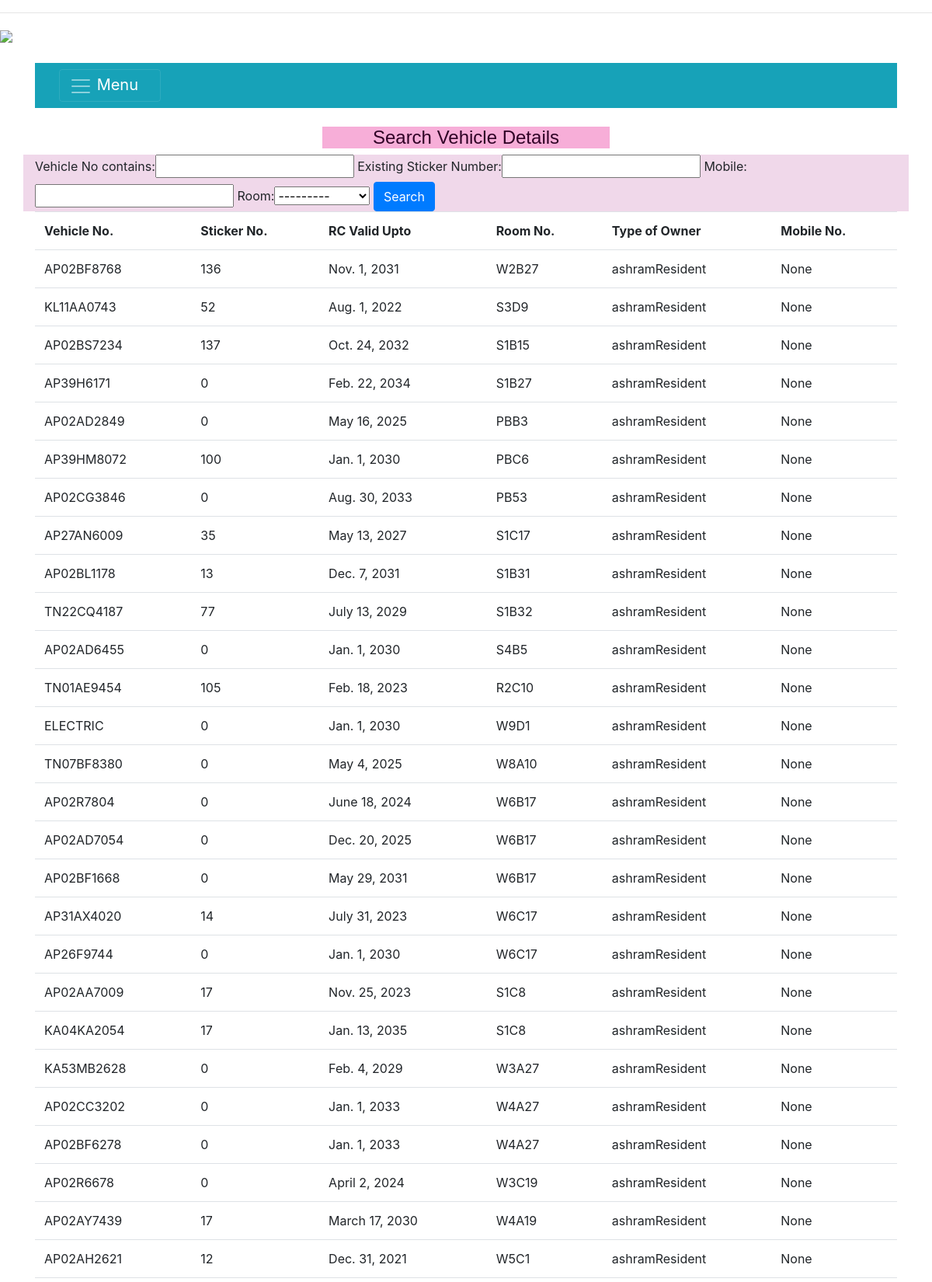
The app's page /searchVehicle/ (signed in, upper part) with its own data.
### PranamsApp/models.py (models this page shows, shortened)
class Room_Master(models.Model):
    Room=models.CharField(primary_key=True,max_length=10)
    Room_Type_ID=models.ForeignKey(Room_Type_Master, on_delete=models.CASCADE)
    Updated_Date=models.DateField()
    Updated_By=models.CharField(max_length=20)
    Status=models.CharField(max_length=1)
    def __str__(self):
        return self.Room

class Vehicle(models.Model):
    Type_Of_Owner=models.CharField(max_length=50,choices=VEHICLE_OWNER_CHOICES)
    Room=models.ForeignKey(Room_Master, on_delete=models.CASCADE)
    Member_Occupant=models.CharField(max_length=15,choices=MEMBER_CHOICES,)
    Member_Name=models.ForeignKey(Demography,on_delete=models.CASCADE,
                        null=True,blank=True)
    Owner_Name = models.CharField(max_length=50, null=True, blank=True)
    Mobile = models.IntegerField(blank=True,null=True) #TO enable
    Vehicle_No=models.CharField(max_length=20)
    Two_Four_Wheeler=models.CharField(max_length=5,choices=TWO_FOUR_WHEELER)
    DL_No=models.CharField(max_length=50,null=True,blank=True)
    DL_Validity=models.DateField(verbose_name="DL Valid Upto in YYYY-MM-DD",null=True,blank=True)
    RC_Valid_Upto=models.DateField(verbose_name="RC Valid Upto in YYYY-MM-DD",null=True,blank=True)
    Insurance_Valid_Upto=models.DateField(verbose_name="Insurance Valid Upto in YYYY-MM-DD",null=True,blank=True)
    Sticker_Number_Available=models.CharField(max_length=5,choices=CHOICES)
    Existing_Sticker_Number=models.IntegerField(null=True,blank=True)
    Remarks=models.CharField(max_length=200,null=True,blank=True)
    Updated_Date=models.DateTimeField(auto_now_add = True)
    Updated_By=models.CharField(max_length=10,default='Admin')
    Status=models.CharField(max_length=2,default='Y')
    Gate_Name=models.ManyToManyField('Gate_Master')

### PranamsApp/views.py (the view)
# urls.py: url(r'^searchVehicle/$',views.searchVehicle,name="searchVehicle"),
@login_required
def searchVehicle(request):
    veh=Vehicle.objects.filter(Status='Y')
    vehFilter=VehicleFilter(request.GET,queryset=veh)
    veh=vehFilter.qs
    context={'data':veh,'vehFilter':vehFilter}
    return render(request,"searchVehicle.html",
    context)

### template/searchVehicle.html (shortened to what this page needs)
{% extends "base.html" %}
{% load bootstrap4 %}
{% block  myblock %}
 <center>
                <br>
                <div class ="col-md-4 mx-auto">
                        <h4 style="color:rgb(48, 2, 38); font-family:sans-serif;
                        background-color:rgb(247, 174, 216);">Search Vehicle Details</h4>
                </div>
                </center>
<div class="container">
        <div class="row">
                <div style="background-color:rgb(240, 216, 234); " class ="col-md-12 mx-auto">
                                       <form method="get">
                                       {{vehFilter.form}}
                                        <button class="btn btn-primary" type="submit">
                                                Search
                                        </button>
                                </form>
                </div>
        </div>
        <div>
                                        <table class="table">
                                                <tr>
                                                        <th>Vehicle No.</th>
                                                        <th>Sticker No.</th>
                                                        <th>RC Valid Upto</th>
                                                        <th>Room No.</th>
                                                        <th>Type of Owner</th>
                                                        <th>Mobile No.</th>
                                                </tr>
                                                {% for record in data %}
                                                <tr>
                                                <td>
                                                {{record.Vehicle_No}}
                                        </td>
                                        <td>
                                                {{record.Existing_Sticker_Number}}
                                        </td>
                                        <td>
                                                {{record.RC_Valid_Upto}}
                                        </td>
                                        <td>
                                                {{record.Room_id}}
                                        </td>
                                        <td>
                                                {{record.Type_Of_Owner}}
                                        </td>
                                        <td>
                                                {{record.Mobile}}
                                                </td>
                                        </tr>
                                                {% endfor %}
                                        </table>
                                </div>
</div>
{% endblock %}

### records on screen
Room_Master: Room "---------"
Vehicle: Vehicle_No "AP02BF8768", Existing_Sticker_Number "136", RC_Valid_Upto "Nov. 1, 2031", Room_id "W2B27", Type_Of_Owner "ashramResident", Mobile "None"
Vehicle: Vehicle_No "KL11AA0743", Existing_Sticker_Number "52", RC_Valid_Upto "Aug. 1, 2022", Room_id "S3D9", Type_Of_Owner "ashramResident", Mobile "None"
Vehicle: Vehicle_No "AP02BS7234", Existing_Sticker_Number "137", RC_Valid_Upto "Oct. 24, 2032", Room_id "S1B15", Type_Of_Owner "ashramResident", Mobile "None"
Vehicle: Vehicle_No "AP39H6171", Existing_Sticker_Number "0", RC_Valid_Upto "Feb. 22, 2034", Room_id "S1B27", Type_Of_Owner "ashramResident", Mobile "None"
Vehicle: Vehicle_No "AP02AD2849", Existing_Sticker_Number "0", RC_Valid_Upto "May 16, 2025", Room_id "PBB3", Type_Of_Owner "ashramResident", Mobile "None"
Vehicle: Vehicle_No "AP39HM8072", Existing_Sticker_Number "100", RC_Valid_Upto "Jan. 1, 2030", Room_id "PBC6", Type_Of_Owner "ashramResident", Mobile "None"
Vehicle: Vehicle_No "AP02CG3846", Existing_Sticker_Number "0", RC_Valid_Upto "Aug. 30, 2033", Room_id "PB53", Type_Of_Owner "ashramResident", Mobile "None"
Vehicle: Vehicle_No "AP27AN6009", Existing_Sticker_Number "35", RC_Valid_Upto "May 13, 2027", Room_id "S1C17", Type_Of_Owner "ashramResident", Mobile "None"
Vehicle: Vehicle_No "AP02BL1178", Existing_Sticker_Number "13", RC_Valid_Upto "Dec. 7, 2031", Room_id "S1B31", Type_Of_Owner "ashramResident", Mobile "None"
Vehicle: Vehicle_No "TN22CQ4187", Existing_Sticker_Number "77", RC_Valid_Upto "July 13, 2029", Room_id "S1B32", Type_Of_Owner "ashramResident", Mobile "None"
Vehicle: Vehicle_No "AP02AD6455", Existing_Sticker_Number "0", RC_Valid_Upto "Jan. 1, 2030", Room_id "S4B5", Type_Of_Owner "ashramResident", Mobile "None"
Vehicle: Vehicle_No "TN01AE9454", Existing_Sticker_Number "105", RC_Valid_Upto "Feb. 18, 2023", Room_id "R2C10", Type_Of_Owner "ashramResident", Mobile "None"
Vehicle: Vehicle_No "ELECTRIC", Existing_Sticker_Number "0", RC_Valid_Upto "Jan. 1, 2030", Room_id "W9D1", Type_Of_Owner "ashramResident", Mobile "None"
Vehicle: Vehicle_No "TN07BF8380", Existing_Sticker_Number "0", RC_Valid_Upto "May 4, 2025", Room_id "W8A10", Type_Of_Owner "ashramResident", Mobile "None"
Vehicle: Vehicle_No "AP02R7804", Existing_Sticker_Number "0", RC_Valid_Upto "June 18, 2024", Room_id "W6B17", Type_Of_Owner "ashramResident", Mobile "None"
Vehicle: Vehicle_No "AP02AD7054", Existing_Sticker_Number "0", RC_Valid_Upto "Dec. 20, 2025", Room_id "W6B17", Type_Of_Owner "ashramResident", Mobile "None"
Vehicle: Vehicle_No "AP02BF1668", Existing_Sticker_Number "0", RC_Valid_Upto "May 29, 2031", Room_id "W6B17", Type_Of_Owner "ashramResident", Mobile "None"
Vehicle: Vehicle_No "AP31AX4020", Existing_Sticker_Number "14", RC_Valid_Upto "July 31, 2023", Room_id "W6C17", Type_Of_Owner "ashramResident", Mobile "None"
Vehicle: Vehicle_No "AP26F9744", Existing_Sticker_Number "0", RC_Valid_Upto "Jan. 1, 2030", Room_id "W6C17", Type_Of_Owner "ashramResident", Mobile "None"
Vehicle: Vehicle_No "AP02AA7009", Existing_Sticker_Number "17", RC_Valid_Upto "Nov. 25, 2023", Room_id "S1C8", Type_Of_Owner "ashramResident", Mobile "None"
Vehicle: Vehicle_No "KA04KA2054", Existing_Sticker_Number "17", RC_Valid_Upto "Jan. 13, 2035", Room_id "S1C8", Type_Of_Owner "ashramResident", Mobile "None"
Vehicle: Vehicle_No "KA53MB2628", Existing_Sticker_Number "0", RC_Valid_Upto "Feb. 4, 2029", Room_id "W3A27", Type_Of_Owner "ashramResident", Mobile "None"
Vehicle: Vehicle_No "AP02CC3202", Existing_Sticker_Number "0", RC_Valid_Upto "Jan. 1, 2033", Room_id "W4A27", Type_Of_Owner "ashramResident", Mobile "None"
Vehicle: Vehicle_No "AP02BF6278", Existing_Sticker_Number "0", RC_Valid_Upto "Jan. 1, 2033", Room_id "W4A27", Type_Of_Owner "ashramResident", Mobile "None"
Vehicle: Vehicle_No "AP02R6678", Existing_Sticker_Number "0", RC_Valid_Upto "April 2, 2024", Room_id "W3C19", Type_Of_Owner "ashramResident", Mobile "None"
Vehicle: Vehicle_No "AP02AY7439", Existing_Sticker_Number "17", RC_Valid_Upto "March 17, 2030", Room_id "W4A19", Type_Of_Owner "ashramResident", Mobile "None"
Vehicle: Vehicle_No "AP02AH2621", Existing_Sticker_Number "12", RC_Valid_Upto "Dec. 31, 2021", Room_id "W5C1", Type_Of_Owner "ashramResident", Mobile "None"
